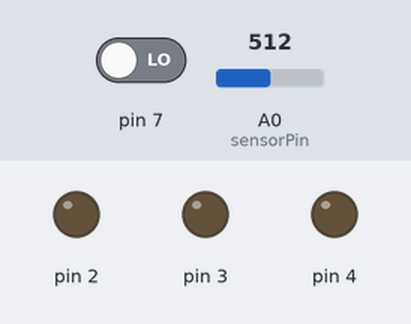
A sketch run on a simulated Arduino Uno, built with avr-gcc and run on an emulated ATmega328P. On the bench: output pins drawn as LEDs (lit = HIGH). Inputs (shaded band) come from the test bench; at power-on: pin 7 LOW, A0 (sensorPin) = 512. What the sketch prints to the serial monitor is not drawn.

Above: at 2.8 s.
2.9 s: pin 7 driven HIGH
At 5.4 s:
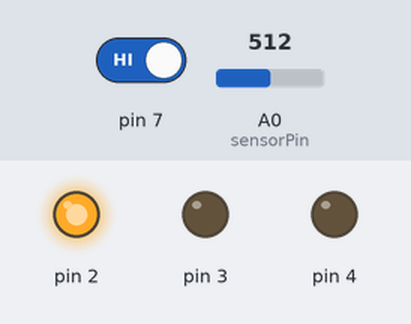
At 8.87 s:
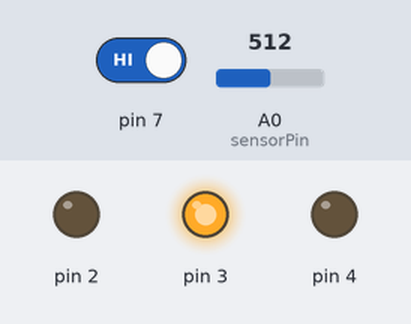
8.9 s: pin 7 driven LOW
At 9.13 s:
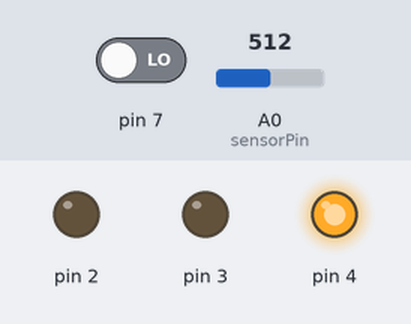
Timing chart, 0 to 11.9 s (numbered marks = the images above; inputs shaded):
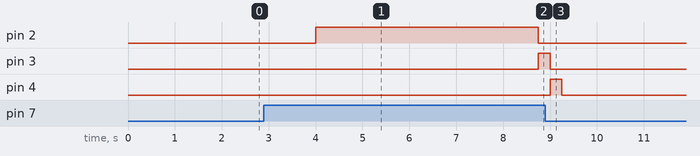

Measured:
- after the input at 2.9 s, pin 2: LOW → HIGH after 1.1 s, → LOW 4.8 s later; pin 3: LOW → HIGH after 5.9 s
- after the input at 8.9 s, pin 2: stays LOW (without the input it goes to HIGH after 0.35 s); pin 3: goes on until 9.0 s, then stays LOW; pin 4: goes on until 9.3 s, then stays LOW

The sketch:

Calibration.ino
```cpp
const int sensorPin=A0;
float baselineTemp;
int switchState=0;
int x;
float runningSum = 0;
int sensorVal = analogRead(sensorPin);

void setup(){

  Serial.begin(9600);
  for(int pinNumber = 2; pinNumber<5; pinNumber++){
    pinMode(pinNumber,OUTPUT);
    digitalWrite(pinNumber, LOW);
  }
  pinMode(7,INPUT);
}

void loop(){
  switchState = digitalRead(7);
  if(switchState ==HIGH){

    int sensorVal = analogRead(sensorPin);
    float runningSum = 0;
    int x;

    digitalWrite(2,HIGH);
    digitalWrite(3,LOW);
    digitalWrite(4,LOW);
     for(x=0; x < 19; x++){
    runningSum = runningSum + (((sensorVal / 1024.0) * 5.0) - .5) * 100.0;
    delay(250);
     }

    digitalWrite(2,LOW);
    digitalWrite(3,HIGH);
    digitalWrite(4,LOW);
    delay(250);

    digitalWrite(2,LOW);
    digitalWrite(3,LOW);
    digitalWrite(4,HIGH);
    delay(250);

    digitalWrite(2,LOW);
    digitalWrite(3,LOW);
    digitalWrite(4,LOW);

  baselineTemp = runningSum/x;
  Serial.print("Baseline Temperature is: ");
  Serial.println(baselineTemp);
}

  else{
    int sensorVal = analogRead(sensorPin);
    Serial.print("Sensor Value: ");
    Serial.print(sensorVal);

    float voltage = (sensorVal/1024.0) * 5.0;
    Serial.print(", Volts: ");
    Serial.print(voltage);

    Serial.print(", degrees C: ");
    float temperature = (voltage - .5) * 100;
    Serial.println(temperature);

    if(temperature < baselineTemp){
      digitalWrite(2,LOW);
      digitalWrite(3,LOW);
      digitalWrite(4,LOW);

    }else if(temperature >=baselineTemp+1 && temperature < baselineTemp+2){
      digitalWrite(2,HIGH);
      digitalWrite(3,LOW);
      digitalWrite(4,LOW);

    }else if(temperature >=baselineTemp+2 && temperature < baselineTemp+3){
      digitalWrite(2,HIGH);
      digitalWrite(3,HIGH);
      digitalWrite(4,LOW);

    }else if(temperature >=baselineTemp+3 && temperature < baselineTemp+4){
      digitalWrite(2,HIGH);
      digitalWrite(3,HIGH);
      digitalWrite(4,HIGH);
    }
    delay(2000);
  }
}
```
